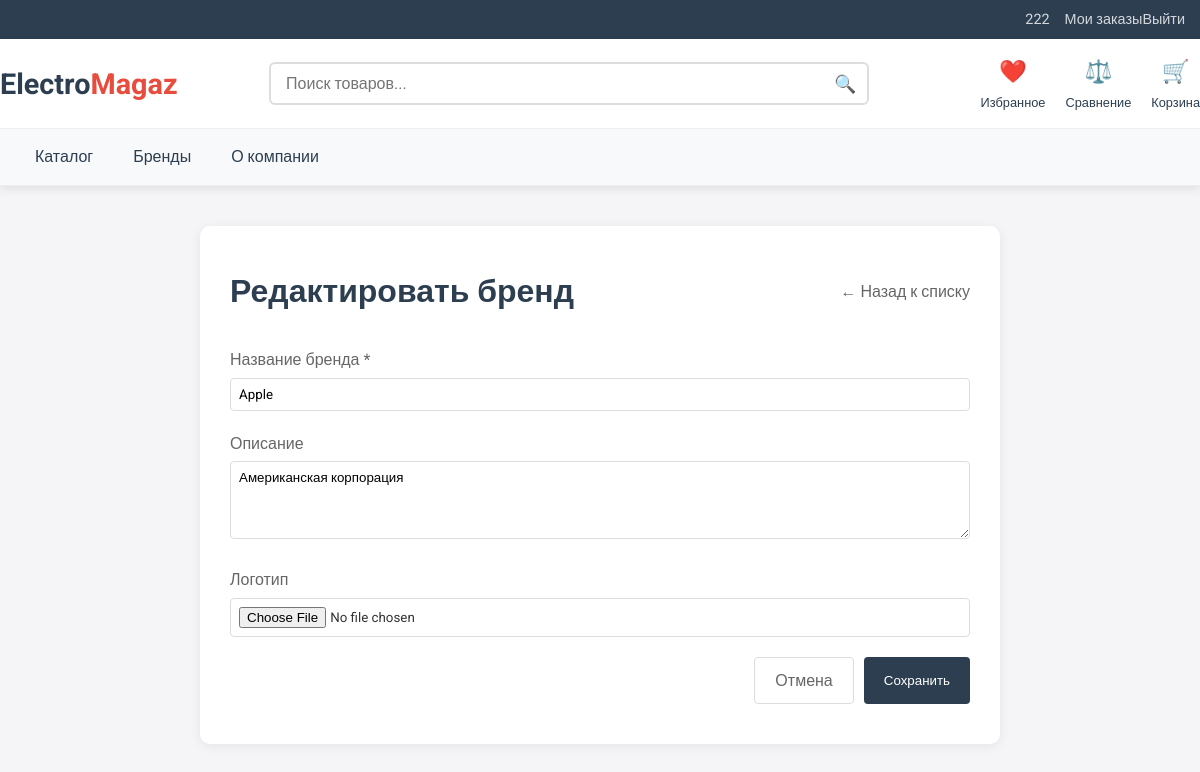
The app's page /staff/brands/edit/26/ (signed in) with its own data.
### electomagaz/models.py (models this page shows, shortened)
class User(AbstractUser):
    ROLE_CHOICES = [
        ('admin', 'Админ'),      # Администратор
        ('staff', 'Сотрудник'), # Сотрудник магазина
        ('customer', 'Покупатель'), # Покупатель
    ]
    role = models.CharField(max_length=10, choices=ROLE_CHOICES, default='customer')  # Роль пользователя
    email = models.EmailField(unique=True)  # Email (используется как логин)
    phone = models.CharField(max_length=20, unique=True, null=True, blank=True)  # Телефон
    full_name = models.CharField(max_length=150, blank=True, null=True)  # ФИО
    USERNAME_FIELD = 'email'  # Авторизация по email
    REQUIRED_FIELDS = ['username']  # username обязателен для совместимости

class Brand(models.Model):
    name = models.CharField(max_length=100, unique=True)  # Название бренда
    description = models.TextField(blank=True, null=True)  # Описание бренда
    logo_url = models.URLField(blank=True, null=True)  # Ссылка на логотип
    class Meta:
        verbose_name = 'Бренд'
        verbose_name_plural = 'Бренды'

### electomagaz/views.py (the view, shortened to what this page needs)
# urls.py: path('staff/brands/edit/<int:brand_id>/', views.staff_brand_edit, name='staff_brand_edit'),
@login_required
def staff_brand_edit(request, brand_id):
    if request.user.role != 'staff':
        return HttpResponseForbidden('Доступ только для сотрудников')
    brand = get_object_or_404(Brand, id=brand_id)
    return render(request, 'staff_brand_add.html', {
        'brand': brand
    })

### electomagaz/templates/staff_brand_add.html (shortened to what this page needs)
{% include "header.html" %}
<div style="max-width:800px;margin:40px auto;background:#fff;padding:40px 30px;border-radius:10px;box-shadow:0 2px 12px rgba(0,0,0,0.07);">
    <div style="display:flex;justify-content:space-between;align-items:center;margin-bottom:30px;">
        <h1 style="font-size:2em;color:#2c3e50;margin:0;">{% if brand %}Редактировать бренд{% else %}Добавить бренд{% endif %}</h1>
        <a href="/staff/brands/" style="color:#666;text-decoration:none;">← Назад к списку</a>
    </div>
    <form method="POST" enctype="multipart/form-data" style="display:grid;gap:20px;">
        <div>
            <label style="display:block;margin-bottom:5px;color:#666;">Название бренда *</label>
            <input type="text" name="name" value="{{ brand.name|default:'' }}" required style="width:100%;padding:8px;border:1px solid #ddd;border-radius:4px;">
        </div>
        <div>
            <label style="display:block;margin-bottom:5px;color:#666;">Описание</label>
            <textarea name="description" rows="4" style="width:100%;padding:8px;border:1px solid #ddd;border-radius:4px;">{{ brand.description|default:'' }}</textarea>
        </div>
        <div>
            <label style="display:block;margin-bottom:5px;color:#666;">Логотип</label>
            <input type="file" name="logo" accept="image/*" style="width:100%;padding:8px;border:1px solid #ddd;border-radius:4px;">
        </div>
        <div style="display:flex;gap:10px;justify-content:flex-end;">
            <a href="/staff/brands/" style="padding:10px 20px;color:#666;text-decoration:none;border:1px solid #ddd;border-radius:4px;">Отмена</a>
            <button type="submit" style="background:#2c3e50;color:#fff;padding:10px 20px;border:none;border-radius:4px;cursor:pointer;">{% if brand %}Сохранить{% else %}Добавить{% endif %}</button>
        </div>
    </form>
</div>

### electomagaz/templates/header.html (shortened to what this page needs)
<!DOCTYPE html>
<html lang="ru">
<head>
</head>
<body>
    <div class="header-top">
        <div class="container header-top-inner">
            <div class="header-user-nav">
                {% if user.is_authenticated %}
                <a href="/profile">{{ user.username }}</a>
                <a href="/orders">Мои заказы</a>
                <form method="POST" action="/logout/" style="display:inline;">
                    <button type="submit" style="background:none;border:none;color:rgba(255,255,255,0.8);cursor:pointer;font-size:0.9rem;">Выйти</button>
                </form>
                {% else %}
                <a href="/login">Войти</a>
                <a href="/register">Регистрация</a>
                {% endif %}
            </div>
        </div>
    </div>
    <header class="header">
        <div class="container header-main">
            <div class="header-main-inner">
                <a href="/" class="logo">Electro<span>Magaz</span></a>
                <form action="/catalog" method="GET" class="search-form">
                    <input type="text" name="q" placeholder="Поиск товаров..." class="search-input" value="{{ query|default:'' }}">
                    <button type="submit" class="search-button">🔍</button>
                </form>
                <div class="header-actions">
                    <a href="/favorites" class="header-action" style="position: relative;">
                        <div class="header-action-icon">❤️</div>
                        <div class="header-action-text">Избранное</div>
                    </a>
                    <a href="/compare" class="header-action" style="position: relative;">
                        <div class="header-action-icon">⚖️</div>
                        <div class="header-action-text">Сравнение</div>
                    </a>
                    <a href="/cart/" class="header-action">
                        <div class="header-action-icon">🛒</div>
                        <div class="header-action-text">Корзина</div>
                    </a>
                </div>
            </div>
        </div>
        <nav class="nav-main">
            <div class="container">
                <ul class="nav-list">
                    <li class="nav-item"><a href="/catalog" class="nav-link">Каталог</a></li>
                    <li class="nav-item"><a href="/brands" class="nav-link">Бренды</a></li>
                    <li class="nav-item"><a href="/about" class="nav-link">О компании</a></li>
                </ul>
            </div>
        </nav>
    </header>
</body>
</html>

### electomagaz/templates/header.html (style rules this page uses)
* { margin: 0; padding: 0; box-sizing: border-box; font-family: 'Roboto', sans-serif; }
body { background-color: #f5f5f7; color: #333; line-height: 1.6; }
a { text-decoration: none; color: inherit; }
.container { max-width: 1200px; margin: 0 auto; padding: 0 15px; }
.header { background-color: #fff; box-shadow: 0 2px 10px rgba(0,0,0,0.1); }
.header-top { background-color: #2c3e50; color: #fff; padding: 8px 0; font-size: 0.9rem; }
.header-top-inner { display: flex; justify-content: space-between; align-items: center; }
.header-user-nav { display: flex; align-items: center; }
.header-user-nav a { margin-left: 15px; color: rgba(255,255,255,0.8); transition: color 0.2s; }
.header-main { padding: 15px 0; }
.header-main-inner { display: flex; justify-content: space-between; align-items: center; }
.logo { font-size: 1.8rem; font-weight: 700; color: #2c3e50; }
.logo span { color: #e74c3c; }
.search-form { flex: 1; max-width: 600px; margin: 0 30px; position: relative; }
.search-input { width: 100%; padding: 10px 15px; padding-right: 50px; border: 2px solid #ddd; border-radius: 6px; font-size: 1rem; transition: border-color 0.2s; }
.search-button { position: absolute; right: 5px; top: 50%; transform: translateY(-50%); background: none; border: none; padding: 8px; cursor: pointer; color: #777; font-size: 1.1rem; }
.header-actions { display: flex; align-items: center; }
.header-action { display: flex; flex-direction: column; align-items: center; margin-left: 20px; color: #2c3e50; transition: color 0.2s; }
.header-action-icon { font-size: 1.4rem; margin-bottom: 3px; }
.header-action-text { font-size: 0.8rem; }
.nav-main { background-color: #f8f9fa; border-bottom: 1px solid #eee; border-top: 1px solid #eee; }
.nav-list { display: flex; list-style: none; }
.nav-item { position: relative; }
.nav-link { display: block; padding: 15px 20px; color: #2c3e50; font-weight: 500; transition: background-color 0.2s; white-space: nowrap; }

### records on screen
User: username "222"
Brand: name "Apple", description "Американская корпорация"
